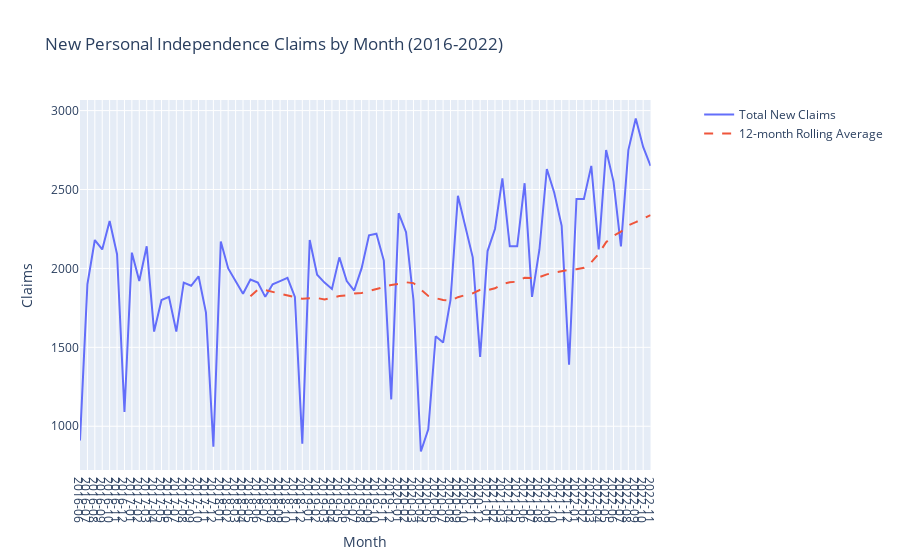

The notebook cell saved with this chart:
### Code cell
import plotly.graph_objects as go
from plotly.subplots import make_subplots
import datetime

fig = make_subplots(specs=[[{"secondary_y": True}]])

fig.add_trace(
    go.Scatter(x=df_pip['Year Month'], 
               y=df_pip['Total New Claims Registered'], 
               name="Total New Claims"),secondary_y=False)


fig.add_trace(
    go.Scatter(x=df_pip['Year Month'], 
               y=df_pip['Total New Claims 24-month Rolling Average'], 
               name="12-month Rolling Average", line=dict(dash='dash')),secondary_y=False,
)

fig.update_layout(
    title_text="New Personal Independence Claims by Month (2016-2022)",
    height=650
)

fig.update_xaxes(dict(title_text='Month', type='category', tickmode='linear', tick0=1, dtick=1))

fig.update_yaxes(title_text="Claims", secondary_y=False)

fig.show()

### Figure 1 — Plotly figure (JSON) as saved in the notebook; plotly's stock layout.template omitted (floating-point values rounded to 4 significant figures)
{"data": [{"name": "Total New Claims", "type": "scatter", "x": ["2016-06", "2016-07", "2016-08", "2016-09", "2016-10", "2016-11", "2016-12", "2017-01", "2017-02", "2017-03", "2017-04", "2017-05", "2017-06", "2017-07", "2017-08", "2017-09", "2017-10", "2017-11", "2017-12", "2018-01", "2018-02", "2018-03", "2018-04", "2018-05", "2018-06", "2018-07", "2018-08", "2018-09", "2018-10", "2018-11", "2018-12", "2019-01", "2019-02", "2019-03", "2019-04", "2019-05", "2019-06", "2019-07", "2019-08", "2019-09", "2019-10", "2019-11", "2019-12", "2020-01", "2020-02", "2020-03", "2020-04", "2020-05", "2020-06", "2020-07", "2020-08", "2020-09", "2020-10", "2020-11", "2020-12", "2021-01", "2021-02", "2021-03", "2021-04", "2021-05", "2021-06", "2021-07", "2021-08", "2021-09", "2021-10", "2021-11", "2021-12", "2022-01", "2022-02", "2022-03", "2022-04", "2022-05", "2022-06", "2022-07", "2022-08", "2022-09", "2022-10", "2022-11"], "xaxis": "x", "y": [910, 1900, 2180, 2120, 2300, 2090, 1090, 2100, 1920, 2140, 1600, 1800, 1820, 1600, 1910, 1890, 1950, 1720, 870, 2170, 2000, 1920, 1840, 1930, 1910, 1820, 1900, 1920, 1940, 1820, 890, 2180, 1960, 1910, 1870, 2070, 1920, 1860, 2000, 2210, 2220, 2050, 1170, 2350, 2230, 1800, 840, 980, 1570, 1530, 1800, 2460, 2270, 2070, 1440, 2110, 2250, 2570, 2140, 2140, 2540, 1820, 2120, 2630, 2480, 2270, 1390, 2440, 2440, 2650, 2120, 2750, 2550, 2140, 2750, 2950, 2770, 2650], "yaxis": "y"}, {"line": {"dash": "dash"}, "name": "12-month Rolling Average", "type": "scatter", "x": ["2016-06", "2016-07", "2016-08", "2016-09", "2016-10", "2016-11", "2016-12", "2017-01", "2017-02", "2017-03", "2017-04", "2017-05", "2017-06", "2017-07", "2017-08", "2017-09", "2017-10", "2017-11", "2017-12", "2018-01", "2018-02", "2018-03", "2018-04", "2018-05", "2018-06", "2018-07", "2018-08", "2018-09", "2018-10", "2018-11", "2018-12", "2019-01", "2019-02", "2019-03", "2019-04", "2019-05", "2019-06", "2019-07", "2019-08", "2019-09", "2019-10", "2019-11", "2019-12", "2020-01", "2020-02", "2020-03", "2020-04", "2020-05", "2020-06", "2020-07", "2020-08", "2020-09", "2020-10", "2020-11", "2020-12", "2021-01", "2021-02", "2021-03", "2021-04", "2021-05", "2021-06", "2021-07", "2021-08", "2021-09", "2021-10", "2021-11", "2021-12", "2022-01", "2022-02", "2022-03", "2022-04", "2022-05", "2022-06", "2022-07", "2022-08", "2022-09", "2022-10", "2022-11"], "xaxis": "x", "y": [null, null, null, null, null, null, null, null, null, null, null, null, null, null, null, null, null, null, null, null, null, null, null, 1824.0, 1865.0, 1862.0, 1850.0, 1842.0, 1827.0, 1816.0, 1808.0, 1811.0, 1812.0, 1803.0, 1814.0, 1825.0, 1830.0, 1840.0, 1844.0, 1858.0, 1869.0, 1882.0, 1895, 1902.0, 1912.0, 1907.0, 1865.0, 1826.0, 1812.0, 1800.0, 1795.0, 1818.0, 1832.0, 1842.0, 1865, 1862.0, 1874.0, 1902.0, 1913.0, 1916.0, 1942.0, 1940, 1945, 1962.0, 1973.0, 1982.0, 1992.0, 1995.0, 2004.0, 2040.0, 2093.0, 2167.0, 2208.0, 2233.0, 2272.0, 2293.0, 2314.0, 2338.0], "yaxis": "y"}], "layout": {"autosize": true, "title": {"text": "New Personal Independence Claims by Month (2016-2022)"}, "xaxis": {"anchor": "y", "autorange": true, "domain": [0, 0.94], "dtick": 1, "range": [0, 77], "tick0": 1, "tickmode": "linear", "title": {"text": "Month"}, "type": "category"}, "yaxis": {"anchor": "x", "autorange": true, "domain": [0, 1], "range": [722.8, 3067.0], "title": {"text": "Claims"}, "type": "linear"}, "yaxis2": {"anchor": "x", "overlaying": "y", "side": "right"}}}
